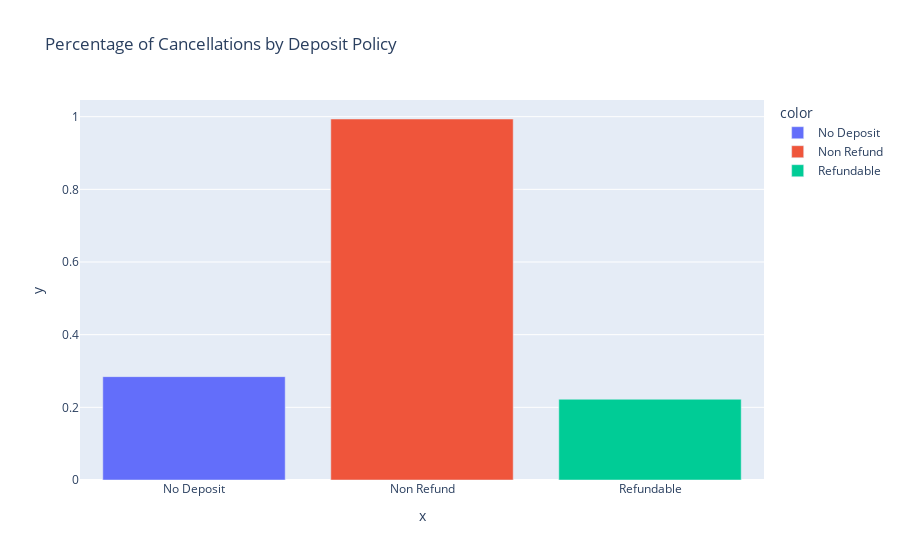

Source (notebook cell):
### Code cell
categories_values = list()

for i in range(len(deposit_dict)):
    percentage = df.groupby("deposit_policy")["cancellation"].sum()[i] / len(df[df["deposit_policy"] == i])
    categories_values.append(percentage)

categories = ['No Deposit','Non Refund','Refundable']

fig = px.bar(x=categories, y=categories_values, title="Percentage of Cancellations by Deposit Policy", color=categories)
fig.show()

### Figure 1 — Plotly figure (JSON) as saved in the notebook; plotly's stock layout.template omitted (floating-point values rounded to 4 significant figures)
{"data": [{"alignmentgroup": "True", "hovertemplate": "color=No Deposit<br>x=%{x}<br>y=%{y}<extra></extra>", "legendgroup": "No Deposit", "marker": {"color": "#636efa", "pattern": {"shape": ""}}, "name": "No Deposit", "offsetgroup": "No Deposit", "orientation": "v", "showlegend": true, "textposition": "auto", "type": "bar", "x": ["No Deposit"], "xaxis": "x", "y": [0.2845], "yaxis": "y"}, {"alignmentgroup": "True", "hovertemplate": "color=Non Refund<br>x=%{x}<br>y=%{y}<extra></extra>", "legendgroup": "Non Refund", "marker": {"color": "#EF553B", "pattern": {"shape": ""}}, "name": "Non Refund", "offsetgroup": "Non Refund", "orientation": "v", "showlegend": true, "textposition": "auto", "type": "bar", "x": ["Non Refund"], "xaxis": "x", "y": [0.9936], "yaxis": "y"}, {"alignmentgroup": "True", "hovertemplate": "color=Refundable<br>x=%{x}<br>y=%{y}<extra></extra>", "legendgroup": "Refundable", "marker": {"color": "#00cc96", "pattern": {"shape": ""}}, "name": "Refundable", "offsetgroup": "Refundable", "orientation": "v", "showlegend": true, "textposition": "auto", "type": "bar", "x": ["Refundable"], "xaxis": "x", "y": [0.2222], "yaxis": "y"}], "layout": {"barmode": "relative", "legend": {"title": {"text": "color"}, "tracegroupgap": 0}, "title": {"text": "Percentage of Cancellations by Deposit Policy"}, "xaxis": {"anchor": "y", "domain": [0, 1], "title": {"text": "x"}}, "yaxis": {"anchor": "x", "domain": [0, 1], "title": {"text": "y"}}}}
